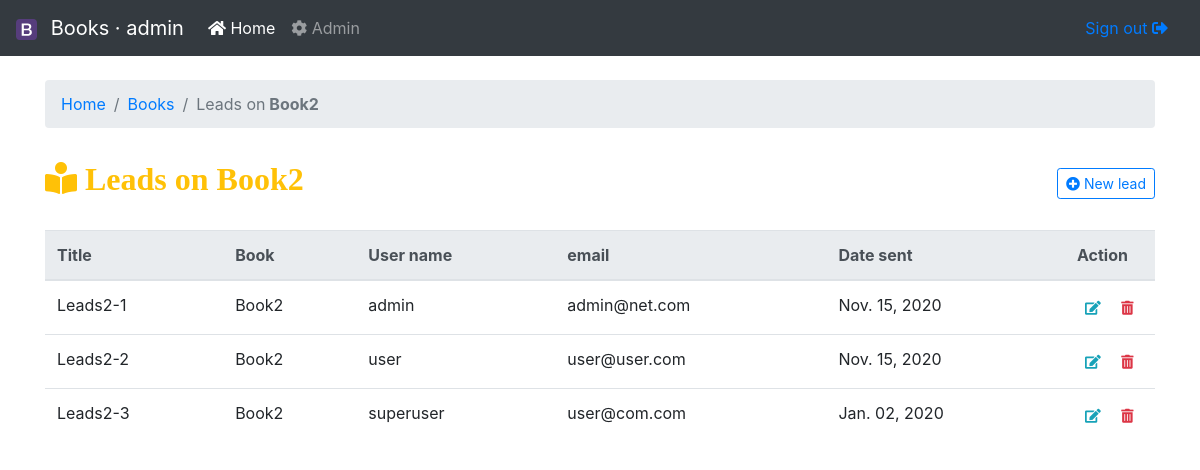
The page /book/15/leads/ (signed in) on the database as committed earlier.
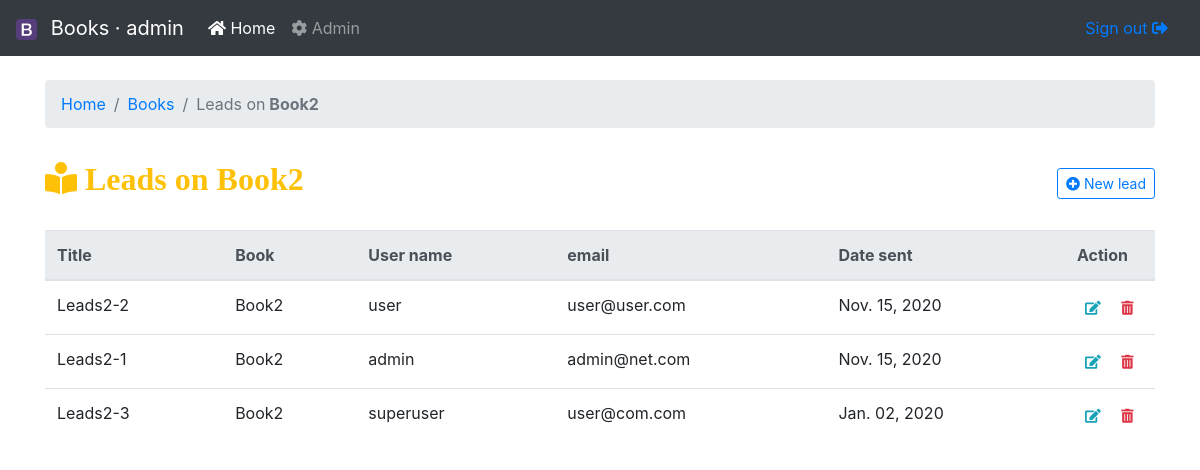
The same page on the database as committed later.
### books/models.py (models this page shows, shortened)
class Lead(models.Model):
    book = models.ForeignKey(Book, on_delete=models.CASCADE, verbose_name='Book')
    slug = models.SlugField(max_length=255, verbose_name='Slug', unique=True)
    title = models.CharField(max_length=100, verbose_name='Title')
    username = models.CharField(max_length=90, verbose_name='User name')
    email = models.EmailField(verbose_name='email')
    date_sent = models.DateTimeField(blank=True, null=True, verbose_name='Date sent')
    order = OrderField(blank=True, for_fields=['book'], verbose_name='Order #')
    class Meta:
        verbose_name = 'Lead'
        verbose_name_plural = 'Leads'
        ordering = ('order', '-date_sent')

class Book(models.Model):
    HARDCOVER = 1
    PAPERBACK = 2
    EBOOK = 3
    BOOK_TYPES = (
        (HARDCOVER, 'Hardcover'),
        (PAPERBACK, 'Paperback'),
        (EBOOK, 'E-book'),
    )
    title = models.CharField(max_length=50, verbose_name='Title')
    publication_date = models.DateField(null=True, verbose_name='Publicate on')
    price = models.DecimalField(max_digits=5, decimal_places=2, verbose_name='Price, €')
    pages = models.IntegerField(blank=True, null=True, verbose_name='Pages')
    book_type = models.PositiveSmallIntegerField(choices=BOOK_TYPES, verbose_name='Book type')
    order = OrderField(blank=True, verbose_name='Order #')
    def __str__(self):
        return self.title
    class Meta:
        ordering = ['order']
        verbose_name = 'Book'
        verbose_name_plural = 'Books'

### books/views.py (the view)
# urls.py: path('book/<int:book>/leads/', leads_list, name='leads-list'),
@login_required
def leads_list(request, book):
    book_obj = get_object_or_404(Book, pk=book)
    title = "Leads on {}".format(book_obj)
    leads = book_obj.lead_set.all()
    context = {"title": title, "book": book_obj, "object_list": leads}
    return render(request, 'books/leads.html', context)

### cms/templatetags/cms_tags.py (called while the page is built)
@register.filter(name='verbose_name')
def get_verbose_name(object, attr='verbose_name'):
    obj = object.model if hasattr(object, 'model') else object
    if ':' in attr and attr.split(':', 1)[0].lower() == 'field':
        field = attr.split(':', 1)[1]
        attr = 'verbose_name' if hasattr(obj._meta.get_field(field), 'verbose_name') else 'name'
        return getattr(obj._meta.get_field(field), attr) if obj else None
    else:
        attr = attr if hasattr(obj._meta, attr) else 'object_name'
        return getattr(obj._meta, attr) if obj else None

@register.filter(name='model_name')
def get_model_name(object, with_app=True):
    obj = object.model if hasattr(object, 'model') else object
    return '{}:{}'.format(obj._meta.app_label, obj._meta.model_name) if with_app else obj._meta.model_name if obj else None

### templates/books/leads.html (shortened to what this page needs)
{% extends 'base.html' %}
{% load cms_tags %}
{% block content %}
<nav aria-label="breadcrumb">
  <ol class="breadcrumb">
    <li class="breadcrumb-item"><a href="{% url 'books:home' %}">Home</a></li>
    <li class="breadcrumb-item"><a href="{% url 'books:books-list' %}">{{ book|verbose_name:'verbose_name_plural' }}</a></li>
    <li class="breadcrumb-item active" aria-current="page">{{ object_list|verbose_name:'verbose_name_plural' }} on<strong>&nbsp;{{ book }}</strong></li>
  </ol>
</nav>
{% with object_list as leads %}
  <div class="d-flex justify-content-between flex-wrap flex-md-nowrap align-items-center pt-3 pb-2 mb-3">
      <h1 class="h2"><i class="fas fa-book-reader text-warning"> {{ title }}</i></h1>
      <div class="btn-toolbar mb-2 mb-md-0">
          <a class="btn btn-sm btn-outline-primary ajax-load-form" href="{% url 'books:lead-create' book.pk %}">
          <i class="fas fa-plus-circle"></i> New {{ leads|verbose_name|lower }}</a>
      </div>
  </div>
  <table class="table table-hover" id="table-ajax">
    <thead class="thead-light">
      <tr>
        <th>{{ leads|verbose_name:'field:title' }}</th>
        <th>{{ leads|verbose_name:'field:book' }}</th>
        <th>{{ leads|verbose_name:'field:username' }}</th>
        <th>{{ leads|verbose_name:'field:email' }}</th>
        <th>{{ leads|verbose_name:'field:date_sent' }}</th>
        <th>Action</th>
      </tr>
    </thead>
    <tbody class="order" data-url="{% url 'cms:reorder' object_list|model_name %}">
      {% include 'books/leads_list.html' %}
    </tbody>
  </table>
{% endwith %}
{% endblock %}

### templates/books/leads_list.html (shortened to what this page needs)
{% load cms_tags %}
{% for lead in object_list %}
<tr id="{{ lead.pk }}">
    <td>{{ lead.title }}</td>
    <td>{{ lead.book }}</td>
    <td>{{ lead.username }}</td>
    <td>{{ lead.email }}</td>
    <td>{{ lead.date_sent|date:'M. d, Y' }}</td>
    <td>
        <a href="{% url 'books:lead-update' lead.book.pk lead.slug %}"
            class="btn btn-outline-info btn-sm border-0 rounded-circle ajax-load-form" title="Edit"
            name="edit" id="editButton-{{ lead.pk }}"><i class="fa fa-edit"></i></a>
        <a href="{% url 'books:lead-delete' lead.book.pk lead.slug %}"
            class="btn btn-outline-danger btn-sm border-0 rounded-circle ajax-load-form" title="Delete"
            name="delete" id="deleteButton-{{ lead.pk }}"><i class="fa fa-trash-alt"></i></a>
    </td>
</tr>
{% empty %}
<tr>
    <td colspan="100%" class="text-center bg-warning">No {{ object_list|verbose_name|lower }}</td>
</tr>
{% endfor %}

Rows that differ between the two databases and show on the page:
changed Lead "Leads2-2": moves up the list
